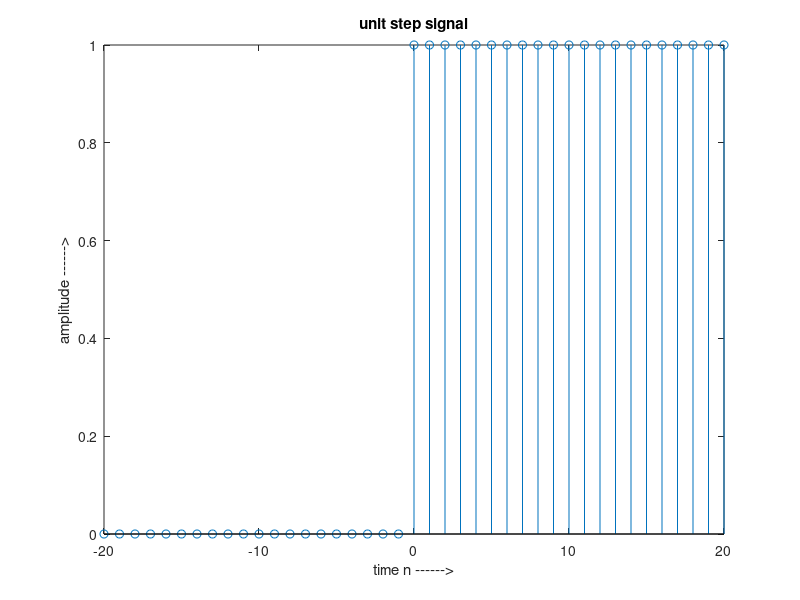

The MATLAB script that drew this image:
clc;
n=-20:20;
L=length(n);                        % The colon operator (first:last) generates a 1-by-n matrix (or vector) of sequential numbers
                                    % from the first value to the last.
                                    % The default sequence is made up of incremental values, each 1 greater than the previous one:
                                    % A = 10:15
                                    % A = 10    11    12    13    14    15

x=zeros(1);                         % X = zeros(n) returns an n-by-n matrix of zeros.
for i=1:L
    if n(i)>=0
        x(i)=1;
    end;
end;
stem(n,x);
xlabel('time n ------>');
ylabel('amplitude ------>');
title('unit step signal');